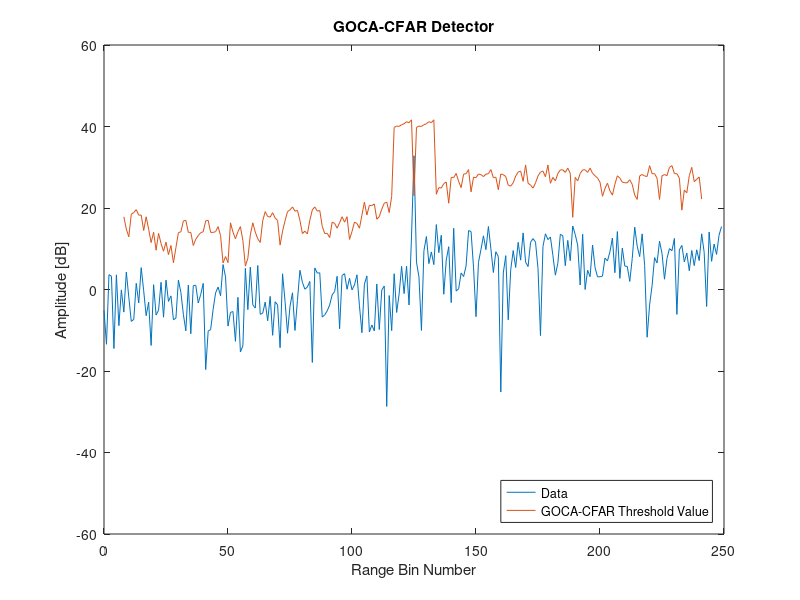

Recreate this plot in MATLAB.
%% File information
% Written by M. Y. Martin (MRTMOG014)
% EEE4022S (2018)
% GOCA_CFAR_Threshold.m: Simulate GOCA-CFAR detector with Gaussian data

%% GOCA-CFAR detector
clc;
close all;
clear;

% define inputs and parameters
D = 250;                                % length of data; number of samples
N = 16;                                 % length of window
Np = 1;                                 % number of pulses
j = 1i;                                 % use j as sqrt(-1)
PFA = 10^-6;                            % desired PFA
SNRdB = 20;                             % SNR in Decibels
SNR = 10^(SNRdB/10);                    % Decibels to linear SNR

% include multiple targets
t = 1;                                  % number of targets and interfering targets (max 3)

% include clutter edge
v = 10;                                  % variance of noise in clutter edge; v = 1 => no clutter edge
d = -1;                                  % number of samples from centre to clutter edge start (distance)

% 1xD matrix of complex Gaussian noise: (I + jQ)/sqrt(2); v scales second part => clutter edge
noise = [((randn(1,(D/2) + d) + j.*randn(1,(D/2) + d))/sqrt(2)),(sqrt(v)*(randn(1,(D/2) - d) + j.*randn(1,(D/2) - d))/sqrt(2))];
    
% insert target(s)
target_voltage = sqrt(SNR);
target_signal = target_voltage*(randn(1,t) + j.*randn(1,t))/sqrt(2);
signal = noise; % noise only; H0
for y = 0:(t - 1)   % update signal with targets from centre of data at intervals of 3 samples ???
    signal((D/2) + 1 + 3*y) = (signal((D/2) + 1 + 3*y) + target_signal(y + 1)).^2;  % H1
end

% compute GOCA-CFAR interference statistic 'g'
g = zeros(D,1);
for CUT = (N/2 + 1):1:(D - N/2)    % first N/2 and last N/2 samples in signal will NOT become the CUT (eg. 9 to 392)
    Leading_window = sum(signal((CUT + 1):(CUT + N/2)));
    Lagging_window = sum(signal((CUT - N/2):(CUT - 1)));
    if Leading_window > Lagging_window
        g(CUT) = Leading_window;
    else
        g(CUT) = Lagging_window;
    end
end

% compute GOCA-CFAR constant 'a' for desired PFA
PFA_error = inf;

for a_i = 0:0.0001:5
    PFA_summation = 0;
    for i = 0:(N/2 - 1)
        PFA_summation = PFA_summation + (factorial(N/2 - 1 + i)/(factorial(N/2 - 1).*factorial(i))).*(2 + a_i)^(-i);
    end
    PFA_i = 2*(((1 + a_i)^(-N/2)) -((2 + a_i)^(-N/2))*PFA_summation);
    if abs(PFA_i - PFA) < abs(PFA_error)
        a = a_i;
        PFA_error = PFA_i - PFA;
    end
end

% compute detection threshold 'T'
T = a.*g;

% plot the threshold and noise
x = 0:(D - 1); % x-axis sample number
figure;
plot(x,20*log10(signal),x,20*log10(T));
xlabel('Range Bin Number');
ylabel('Amplitude [dB]');
ylim([-60 60]);
title('GOCA-CFAR Detector');
lgd = legend('Data','GOCA-CFAR Threshold Value');
set(lgd,'Location','SouthEast');
